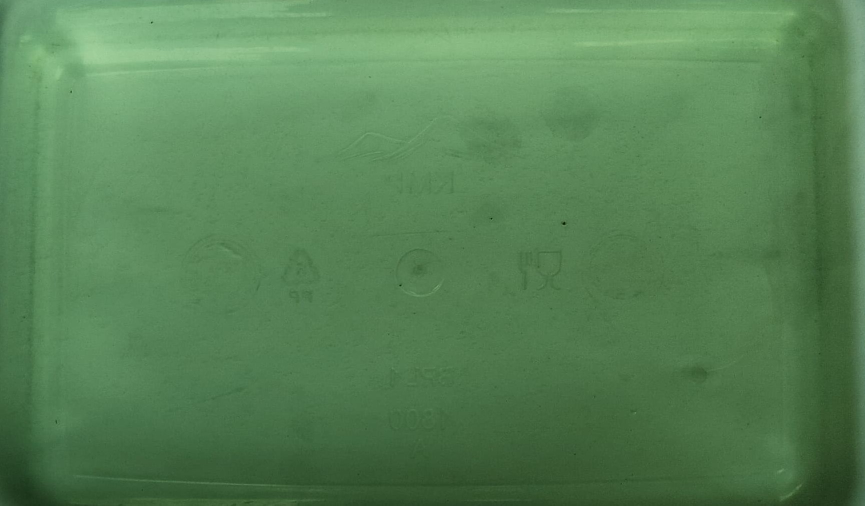
#> input picture dataset/jernih/Image_2 (1).jpeg, 1730 x 1011 px, found by its file name (shown at 1/2 size); its folder holds 4 pictures in this run
$ python EkstraksiFitur.py
#> lines starting #> are read from the running program, lines starting #| are printed output that depends on the picture
import pandas as pd
import numpy as np
import cv2
import os
import csv
from scipy.stats import skew

#kondisi kolam jernih
path = "C:/Users/septi/Downloads/sistem cerdas1/EkstraksiFitur/outputresize/jernih"
data = os.listdir(path)
WarnaR = []
WarnaG = []
WarnaB = []
WarnaH = []
WarnaS = []
WarnaV = []
Kondisi = []

for gbr in data:
    gbr_read = cv2.imread(os.path.join(path, gbr))
#> gbr_read is the input picture: shape (1011, 1730, 3); mean B, G, R 85.3, 130.3, 86.9
    gbr_rgb = cv2.cvtColor(gbr_read, cv2.COLOR_BGR2RGB)
    (R, G, B) = cv2.split(gbr_rgb)
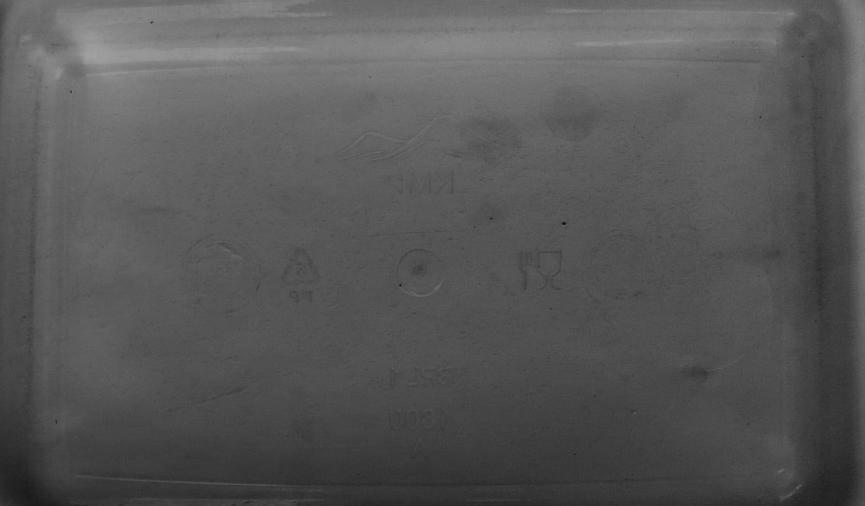
#> R: shape (1011, 1730) (shown at 1/2 size); min 0, max 163, mean 86.9
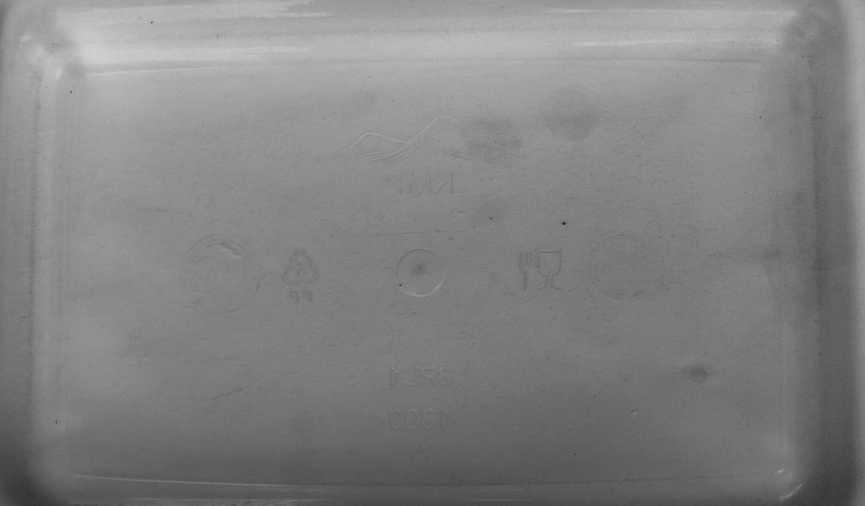
#> G: shape (1011, 1730) (shown at 1/2 size); min 24, max 210, mean 130.3
    meanR = np.mean(R)
#> meanR = 86.92
    WarnaR.append(meanR)
    meanG = np.mean(G)
#> meanG = 130.3
    WarnaG.append(meanG)
    meanB = np.mean(B)
#> meanB = 85.32
    WarnaB.append(meanB)

    gbr_hsv = cv2.cvtColor(gbr_read, cv2.COLOR_BGR2HSV)
#> gbr_hsv: shape (1011, 1730, 3); mean H, S, V 58.9, 91.4, 130.3
    H = gbr_hsv[:,:,0]
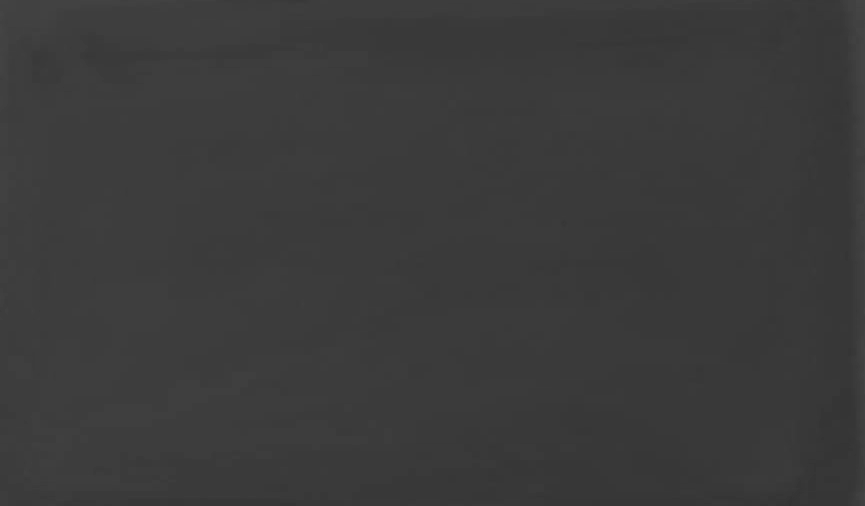
#> H: shape (1011, 1730) (shown at 1/2 size); min 50, max 69, mean 58.9
    S = gbr_hsv[:,:,1]
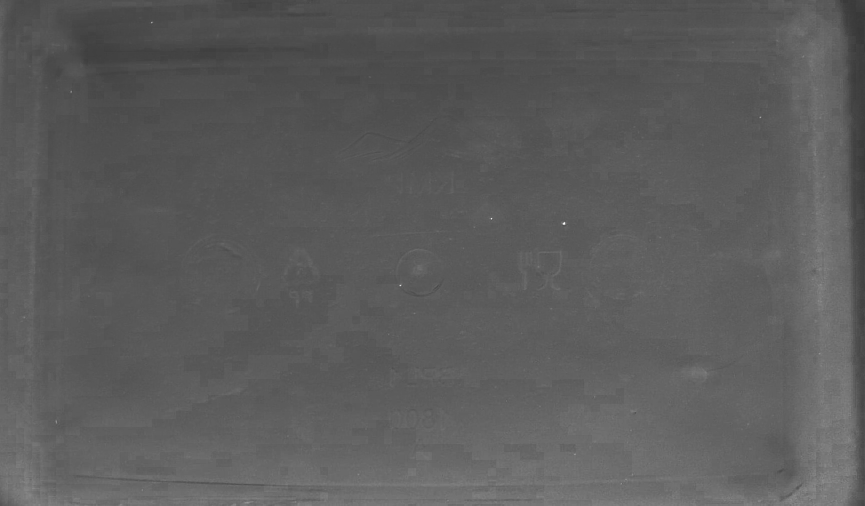
#> S: shape (1011, 1730) (shown at 1/2 size); min 53, max 255, mean 91.4
    V = gbr_hsv[:,:,2]
    meanH = np.mean(H)
#> meanH = 58.91
    WarnaH.append(meanH)
    meanS = np.mean(S)
#> meanS = 91.42
    WarnaS.append(meanS)
    meanV = np.mean(V)
#> meanV = 130.3
    WarnaV.append(meanV)

    keterangan = '2'
    Kondisi.append(keterangan)
#> pass 2 of the loop `for gbr in data:`:
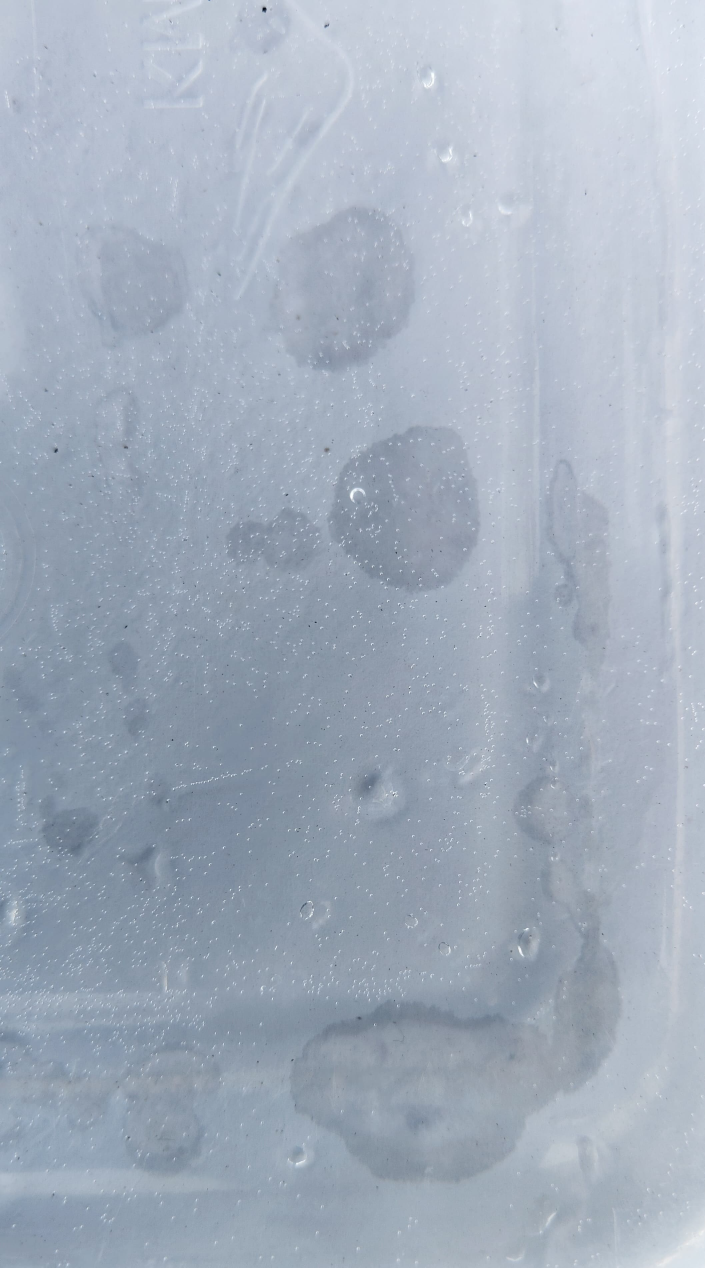
#> input picture dataset/jernih/Image_2 (10).jpeg, 2113 x 3802 px, found by its file name (shown at 1/3 size)
#> gbr_read is the input picture: shape (3802, 2113, 3); mean B, G, R 188.5, 173.7, 162.5
#> gbr_rgb: shape (3802, 2113, 3)
#> R: shape (3802, 2113)
#> G: shape (3802, 2113)
#> `(R, G, B) = cv2.split(gbr_rgb)`:
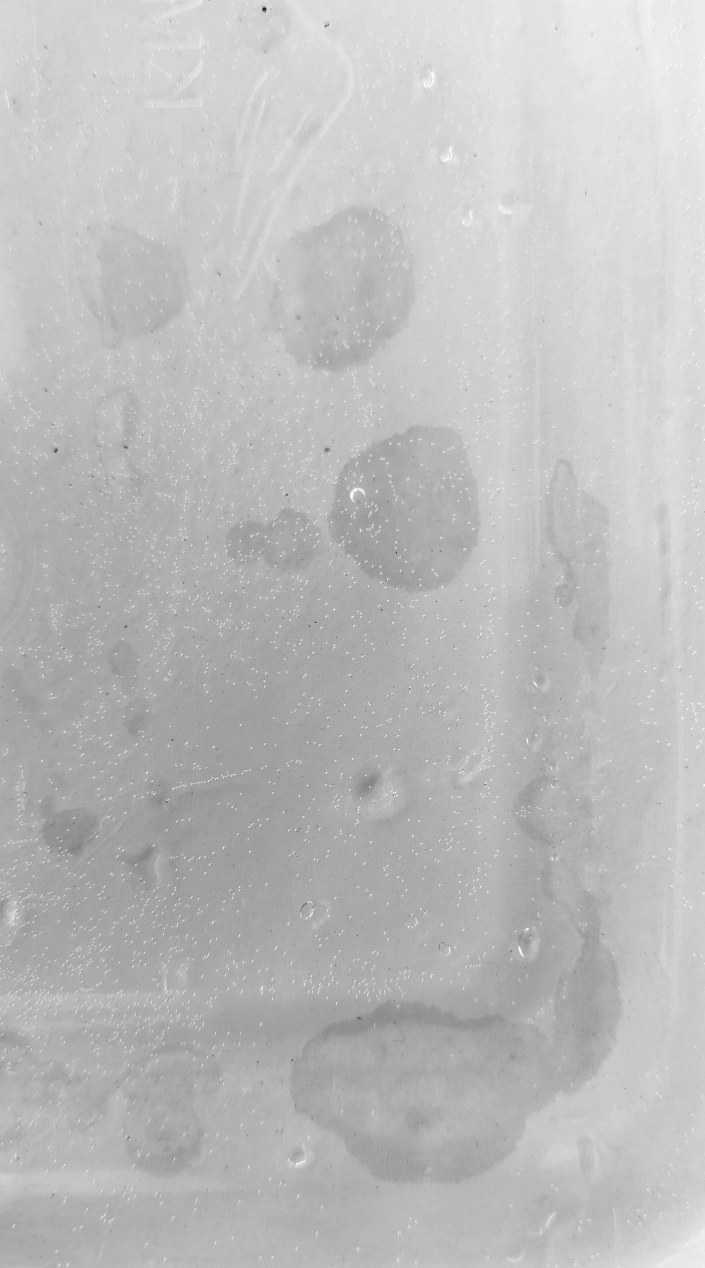
#> B: shape (3802, 2113) (shown at 1/3 size); min 12, max 255, mean 188.5
#> meanR = 162.5
#> meanG = 173.7
#> meanB = 188.5
#> gbr_hsv: shape (3802, 2113, 3); mean H, S, V 107.3, 36, 188.5
#> H: shape (3802, 2113)
#> `S = gbr_hsv[:,:,1]`:
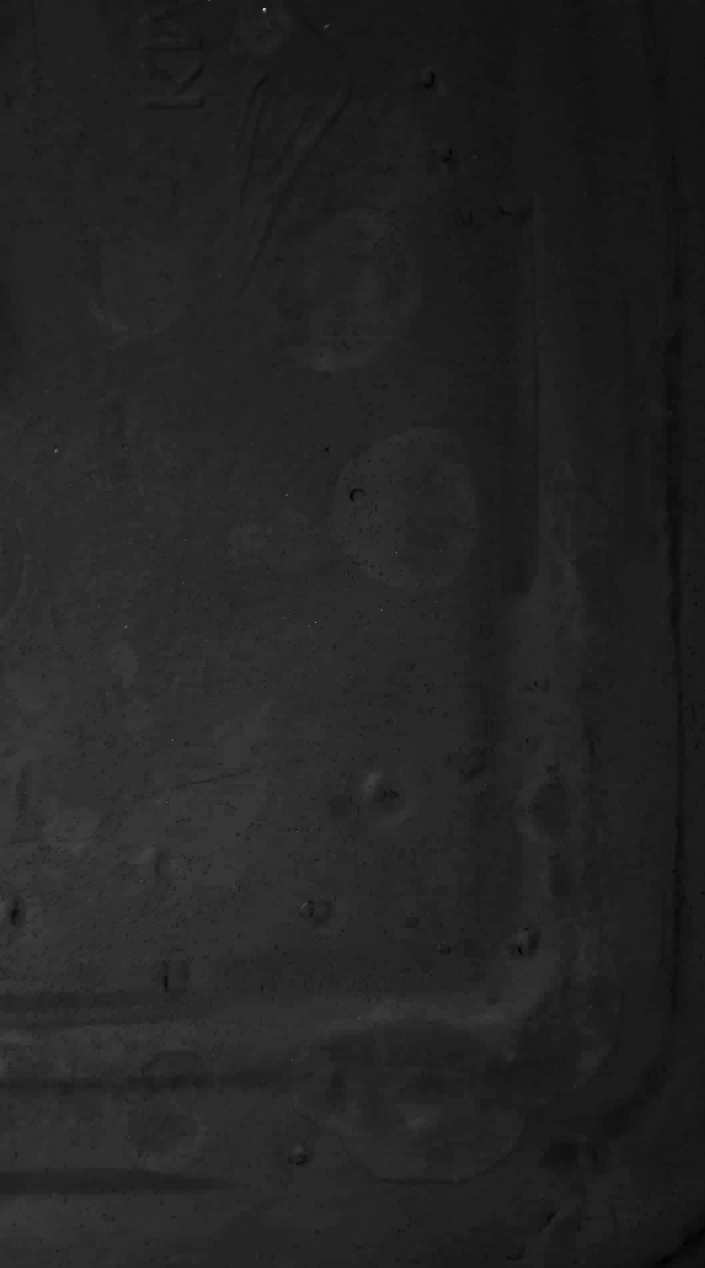
#> S: shape (3802, 2113) (shown at 1/3 size); min 0, max 255, mean 36
#> meanH = 107.3
#> meanS = 36.04
#> meanV = 188.5
#> pass 3 of the loop `for gbr in data:`:
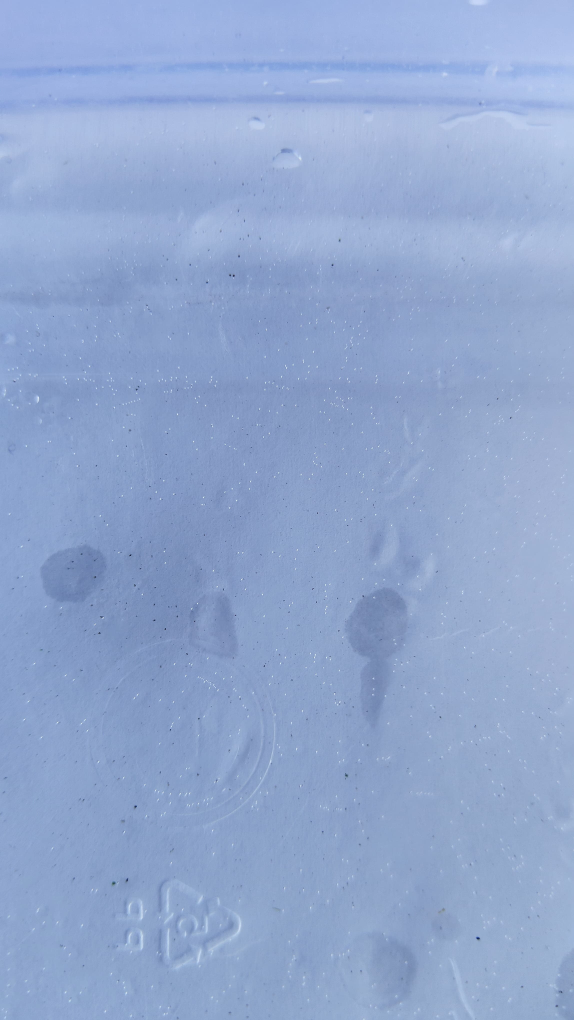
#> input picture dataset/jernih/Image_2 (11).jpeg, 2296 x 4080 px, found by its file name (shown at 1/4 size)
#> gbr_read is the input picture: shape (4080, 2296, 3); mean B, G, R 206.9, 167, 145.2
#> gbr_rgb: shape (4080, 2296, 3)
#> R: shape (4080, 2296)
#> G: shape (4080, 2296)
#> `(R, G, B) = cv2.split(gbr_rgb)`:
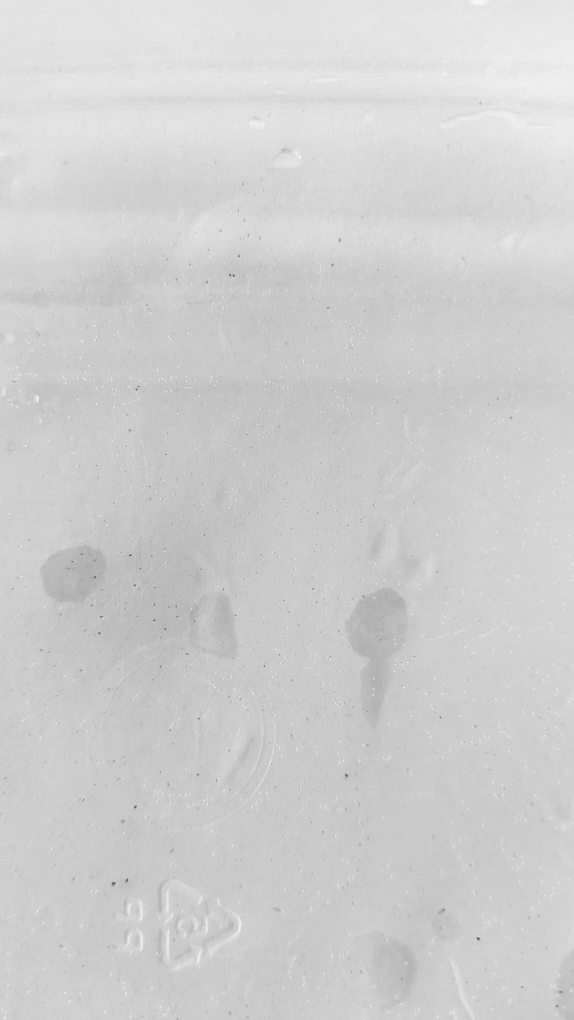
#> B: shape (4080, 2296) (shown at 1/4 size); min 27, max 255, mean 206.9
#> meanR = 145.2
#> meanG = 167
#> meanB = 206.9
#> gbr_hsv: shape (4080, 2296, 3); mean H, S, V 109.2, 76.3, 206.9
#> H: shape (4080, 2296)
#> `S = gbr_hsv[:,:,1]`:
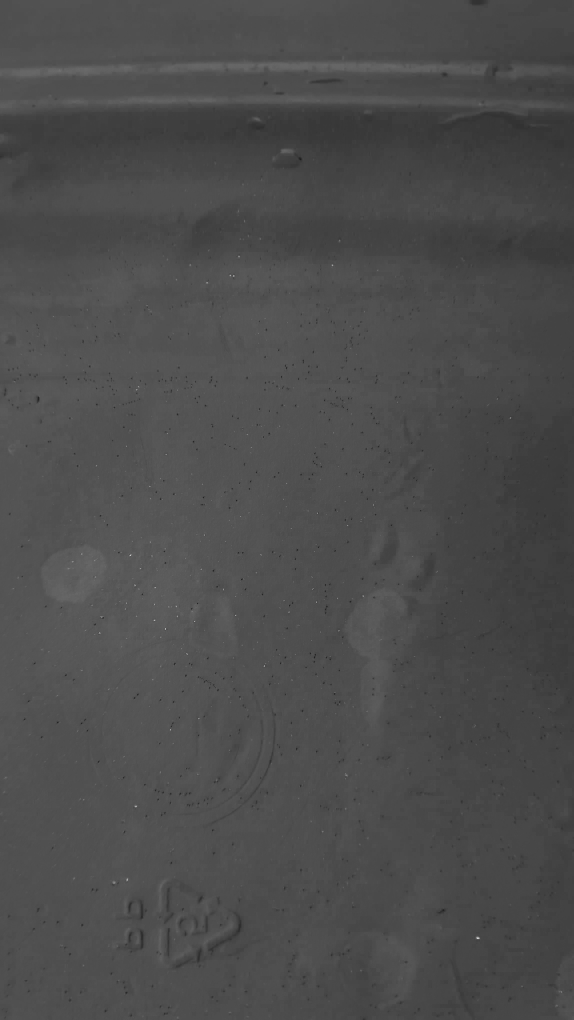
#> S: shape (4080, 2296) (shown at 1/4 size); min 13, max 255, mean 76.3
#> V: shape (4080, 2296)
#> meanH = 109.2
#> meanS = 76.26
#> meanV = 206.9
#> the loop made 4 passes; the first 3 are shown

data1 = pd.DataFrame (WarnaR, columns=['Warna R'])
data2 = pd.DataFrame (WarnaG, columns=['Warna G'])
data3 = pd.DataFrame (WarnaB, columns=['Warna B'])
data4 = pd.DataFrame (WarnaH, columns=['Warna H'])
data5 = pd.DataFrame (WarnaS, columns=['Warna S'])
data6 = pd.DataFrame (WarnaV, columns=['Warna V'])
data7 = pd.DataFrame (Kondisi, columns=['Kondisi'])

listdata = [data1, data2, data3, data4, data5, data6, data7]
gabung = pd.concat(listdata, axis=1)

#kondisi kolam keruh
path = "C:/Users/septi/Downloads/sistem cerdas1/EkstraksiFitur/outputresize/keruh"
#> (the run stopped early here; a loop or call above may not have finished)
